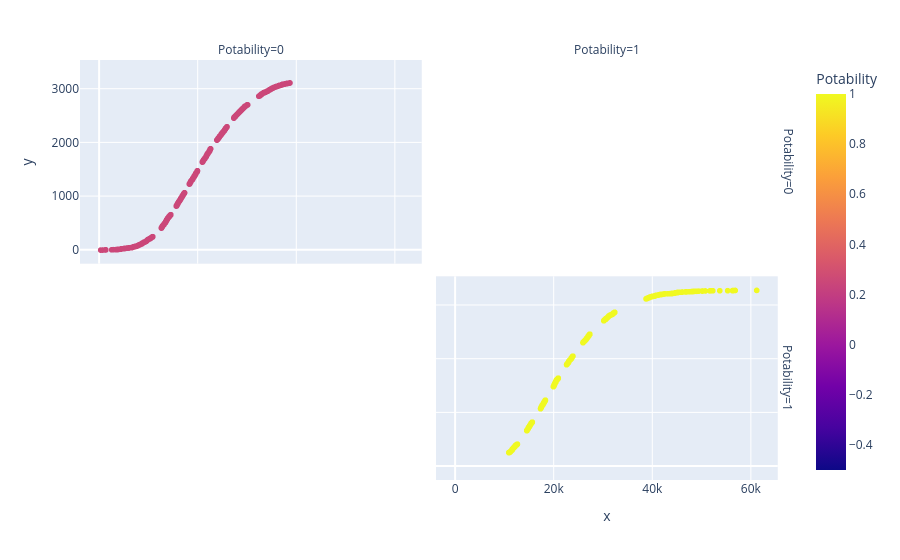

Here is the notebook cell this chart was saved with:
### Code cell
fig = px.scatter(data, sorted(data["Solids"]), range(data["Solids"].count()), color="Potability", facet_col="Potability", 
                 facet_row="Potability")
fig.show()

### Figure 1 — Plotly figure (JSON) as saved in the notebook; plotly's stock layout.template omitted (floating-point values rounded to 4 significant figures; data arrays with more than 128 entries replaced by an {"elided": "..."} marker saying what was removed)
{"data": [{"hovertemplate": "Potability=%{marker.color}<br>x=%{x}<br>y=%{y}<extra></extra>", "legendgroup": "", "marker": {"color": {"elided": "1998 int values"}, "coloraxis": "coloraxis", "symbol": "circle"}, "mode": "markers", "name": "", "showlegend": false, "type": "scattergl", "x": {"elided": "1998 float values"}, "xaxis": "x3", "y": {"elided": "1998 int values"}, "yaxis": "y3"}, {"hovertemplate": "Potability=%{marker.color}<br>x=%{x}<br>y=%{y}<extra></extra>", "legendgroup": "", "marker": {"color": {"elided": "1278 int values"}, "coloraxis": "coloraxis", "symbol": "circle"}, "mode": "markers", "name": "", "showlegend": false, "type": "scattergl", "x": {"elided": "1278 float values"}, "xaxis": "x2", "y": {"elided": "1278 int values"}, "yaxis": "y2"}], "layout": {"annotations": [{"font": {}, "showarrow": false, "text": "Potability=0", "x": 0.24, "xanchor": "center", "xref": "paper", "y": 1.0, "yanchor": "bottom", "yref": "paper"}, {"font": {}, "showarrow": false, "text": "Potability=1", "x": 0.74, "xanchor": "center", "xref": "paper", "y": 1.0, "yanchor": "bottom", "yref": "paper"}, {"font": {}, "showarrow": false, "text": "Potability=1", "textangle": 90, "x": 0.98, "xanchor": "left", "xref": "paper", "y": 0.2425, "yanchor": "middle", "yref": "paper"}, {"font": {}, "showarrow": false, "text": "Potability=0", "textangle": 90, "x": 0.98, "xanchor": "left", "xref": "paper", "y": 0.7575, "yanchor": "middle", "yref": "paper"}], "coloraxis": {"colorbar": {"title": {"text": "Potability"}}, "colorscale": [[0.0, "#0d0887"], [0.1111, "#46039f"], [0.2222, "#7201a8"], [0.3333, "#9c179e"], [0.4444, "#bd3786"], [0.5556, "#d8576b"], [0.6667, "#ed7953"], [0.7778, "#fb9f3a"], [0.8889, "#fdca26"], [1.0, "#f0f921"]]}, "legend": {"tracegroupgap": 0}, "margin": {"t": 60}, "xaxis": {"anchor": "y", "domain": [0.0, 0.48], "title": {"text": "x"}}, "xaxis2": {"anchor": "y2", "domain": [0.5, 0.98], "matches": "x", "title": {"text": "x"}}, "xaxis3": {"anchor": "y3", "domain": [0.0, 0.48], "matches": "x", "showticklabels": false}, "xaxis4": {"anchor": "y4", "domain": [0.5, 0.98], "matches": "x", "showticklabels": false}, "yaxis": {"anchor": "x", "domain": [0.0, 0.485], "title": {"text": "y"}}, "yaxis2": {"anchor": "x2", "domain": [0.0, 0.485], "matches": "y", "showticklabels": false}, "yaxis3": {"anchor": "x3", "domain": [0.515, 1.0], "matches": "y", "title": {"text": "y"}}, "yaxis4": {"anchor": "x4", "domain": [0.515, 1.0], "matches": "y", "showticklabels": false}}}
